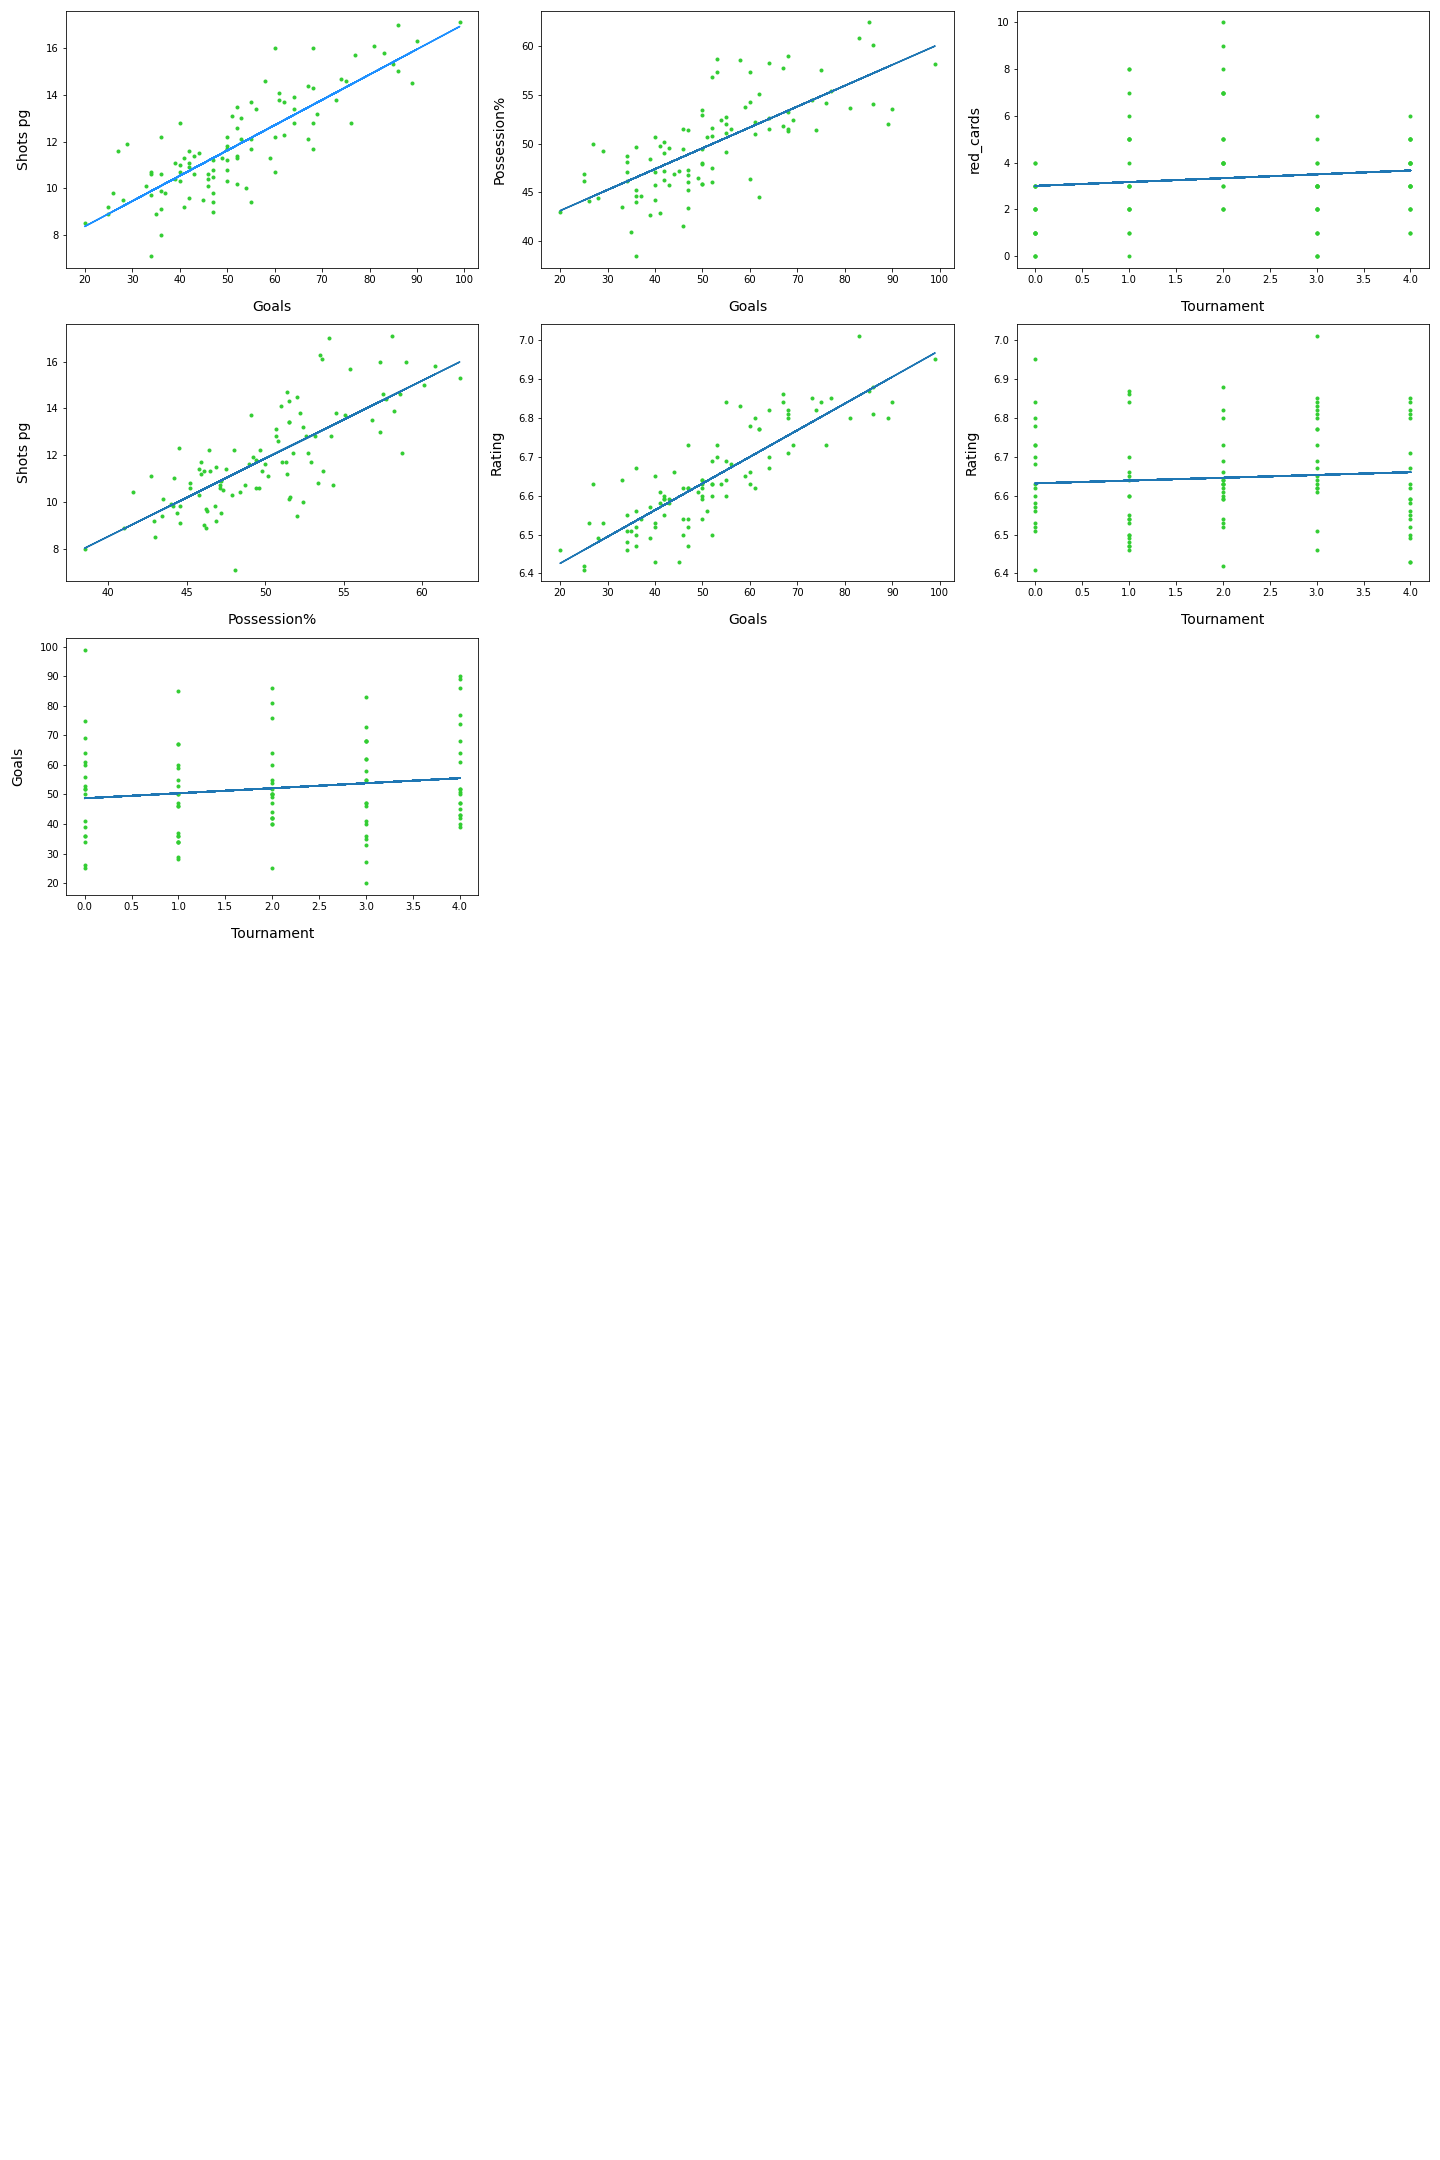

Here is the Python script that generated this plot:
#!/usr/bin/env python
# coding: utf-8

# In[117]:


from sklearn.datasets import load_iris
from sklearn.model_selection import train_test_split
from math import sqrt
import numpy as np
import pandas as pd
import scipy as sp
import scipy


# In[118]:


FileName = "Football teams.csv"
def readFile(FileName):
    data = pd.read_csv(FileName, header=0)
    return data


# In[119]:


def exploreData(data):
    from sklearn import preprocessing
 
    label_encoder = preprocessing.LabelEncoder()
    data['Team']= label_encoder.fit_transform(data['Team'])
    data['Tournament']= label_encoder.fit_transform(data['Tournament'])
    
    import matplotlib.pyplot as plt
    
    chartFileName = "JaimeMazaFinal.png"
    
    x=data['Goals']
    y=data['Shots pg']
    
    slope, intercept, rvalue, pvalue, se = scipy.stats.linregress(x, y)
    yHat = intercept + slope * x

    fig = plt.figure(figsize=(20, 30))
    ax1 = fig.add_subplot(7,3,1)
    ax1.plot(x, y, '.', color='limegreen')
    ax1.plot(x, yHat, '-', color='dodgerblue')
    ax1.set_xlabel("Goals", fontsize=14, labelpad=15)
    ax1.set_ylabel("Shots pg", fontsize=14, labelpad=15)
    
    x=data['Goals']
    y=data['Possession%']
    
    slope, intercept, rvalue, pvalue, se = scipy.stats.linregress(x, y)
    yHat = intercept + slope * x

    ax2 = fig.add_subplot(7,3,2)
    ax2.plot(x, y, '.', color='limegreen')
    ax2.plot(x, yHat, '-')
    ax2.set_xlabel("Goals", fontsize=14, labelpad=15)
    ax2.set_ylabel("Possession%", fontsize=14, labelpad=15)
    
    
    x=data['Possession%']
    y=data['Shots pg']
    
    slope, intercept, rvalue, pvalue, se = scipy.stats.linregress(x, y)
    yHat = intercept + slope * x
    
    ax4 = fig.add_subplot(7,3,4)
    ax4.plot(x, y, '.', color='limegreen')
    ax4.plot(x, yHat, '-')
    ax4.set_xlabel("Possession%", fontsize=14, labelpad=15)
    ax4.set_ylabel("Shots pg", fontsize=14, labelpad=15)
    
    x=data['Goals']
    y=data['Rating']
    
    slope, intercept, rvalue, pvalue, se = scipy.stats.linregress(x, y)
    yHat = intercept + slope * x
    
    ax3 = fig.add_subplot(7,3,5)
    ax3.plot(x, y, '.', color='limegreen')
    ax3.plot(x, yHat, '-')
    ax3.set_xlabel("Goals", fontsize=14, labelpad=15)
    ax3.set_ylabel("Rating", fontsize=14, labelpad=15)
    
    x=data['Tournament']
    y=data['Rating']
    
    slope, intercept, rvalue, pvalue, se = scipy.stats.linregress(x, y)
    yHat = intercept + slope * x
    
    ax5 = fig.add_subplot(7,3,6)
    ax5.plot(x, y, '.', color='limegreen')
    ax5.plot(x, yHat, '-')
    ax5.set_xlabel("Tournament", fontsize=14, labelpad=15)
    ax5.set_ylabel("Rating", fontsize=14, labelpad=15)
    
    x=data['Tournament']
    y=data['Goals']
    
    slope, intercept, rvalue, pvalue, se = scipy.stats.linregress(x, y)
    yHat = intercept + slope * x
    
    ax6 = fig.add_subplot(7,3,7)
    ax6.plot(x, y, '.', color='limegreen')
    ax6.plot(x, yHat, '-')
    ax6.set_xlabel("Tournament", fontsize=14, labelpad=15)
    ax6.set_ylabel("Goals", fontsize=14, labelpad=15)
    
    x=data['Tournament']
    y=data['red_cards']
    
    slope, intercept, rvalue, pvalue, se = scipy.stats.linregress(x, y)
    yHat = intercept + slope * x
    
    ax7 = fig.add_subplot(7,3,3)
    ax7.plot(x, y, '.', color='limegreen')
    ax7.plot(x, yHat, '-')
    ax7.set_xlabel("Tournament", fontsize=14, labelpad=15)
    ax7.set_ylabel("red_cards", fontsize=14, labelpad=15)
    
    fig.tight_layout()

    fig.savefig(chartFileName)
    


# In[120]:


def predictionTechniques(data):
    from sklearn import preprocessing
    from sklearn.naive_bayes import GaussianNB
    from sklearn.metrics import confusion_matrix
    from sklearn.metrics import precision_score
    
    
    count=0
    AccuracyValuesGoals = []
    while count<31:
        label_encoder = preprocessing.LabelEncoder()
        data['Team']= label_encoder.fit_transform(data['Team'])
        data['Tournament']= label_encoder.fit_transform(data['Tournament'])
    
        xcolumns = ['Team', 'Tournament','Shots pg','yellow_cards','red_cards','Possession%','Pass%','AerialsWon','Rating']
        x = data[xcolumns].values
        y = data['Goals'].values

    
        xtrain, xtest, ytrain, ytest = train_test_split(x, y , test_size=0.25, shuffle=True)
                
        
        algorithm = GaussianNB()
        algorithm.fit(xtrain, ytrain)
        y_pred = algorithm.predict(xtest)
            
        matrix = confusion_matrix(ytest, y_pred)
    
        precision = precision_score(ytest, y_pred, average='weighted', labels=np.unique(y_pred))
        
        
    
        AccuracyValuesGoals.append(precision)
    
        count +=1
        
    count2=0
    AccuracyValuesTournament = []
    while count2<31:
        label_encoder = preprocessing.LabelEncoder()
        data['Team']= label_encoder.fit_transform(data['Team'])
        data['Tournament']= label_encoder.fit_transform(data['Tournament'])
    
        xcolumns = ['Team', 'Goals','Shots pg','yellow_cards','red_cards','Possession%','Pass%','AerialsWon','Rating']
        x = data[xcolumns].values
        y = data['Tournament'].values

    
        xtrain, xtest, ytrain, ytest = train_test_split(x, y , test_size=0.25, shuffle=True)
                
        
        algorithm = GaussianNB()
        algorithm.fit(xtrain, ytrain)
        y_pred = algorithm.predict(xtest)
            
        matrix = confusion_matrix(ytest, y_pred)
    
        precision = precision_score(ytest, y_pred, average='weighted', labels=np.unique(y_pred))
        
        
    
        AccuracyValuesTournament.append(precision)
    
        count2 +=1
        
    return AccuracyValuesGoals, AccuracyValuesTournament
    


# In[121]:


def descriptiveStatistics(data, AccuracyValuesGoals, AccuracyValuesTournament):
    AccuracyValuesDF = pd.DataFrame()
    AccuracyValuesDF['Accuracy Goal']  = AccuracyValuesGoals
    AccuracyValuesDF['Accuracy Tournament']  = AccuracyValuesTournament
    
    for column in AccuracyValuesDF:
        mean = AccuracyValuesDF[column].mean()
        median = AccuracyValuesDF[column].median()
        mode = AccuracyValuesDF[column].mode()[0]
        stdev = AccuracyValuesDF[column].std()
        minimum = AccuracyValuesDF[column].min()
        maximum = AccuracyValuesDF[column].max()
        therange = maximum - minimum
        print(f"\n{column}:")
        print(f"\t Mean = {mean:.2f}")
        print(f"\t Median = {median:.2f}")
        print(f"\t Mode = {mode:.2f}")
        print(f"\t Standart Deviation = {stdev:.2f}")
        print(f"\t Range = {therange:.2f}")
    


# In[122]:


df = pd.DataFrame(['https://www.kaggle.com/varpit94/football-teams-rankings-stats'])
def make_clickable(val):
    print("\n \nThe data used for this project has been collected from the next link:")
    return '<a href="{}">{}</a>'.format(val,val)


# In[126]:


print('Welcome to my Introduction to Data Science - Final Project:')
print('\nLINK: https://www.kaggle.com/varpit94/football-teams-rankings-stats')
print('\n')
print('Descriptive statistics:')
data = readFile(FileName)
AccuracyValuesGoals, AccuracyValuesTournament = predictionTechniques(data)
descriptiveStatistics(data, AccuracyValuesGoals, AccuracyValuesTournament)
exploreData(data)
df.style.format(make_clickable)


# In[ ]:




